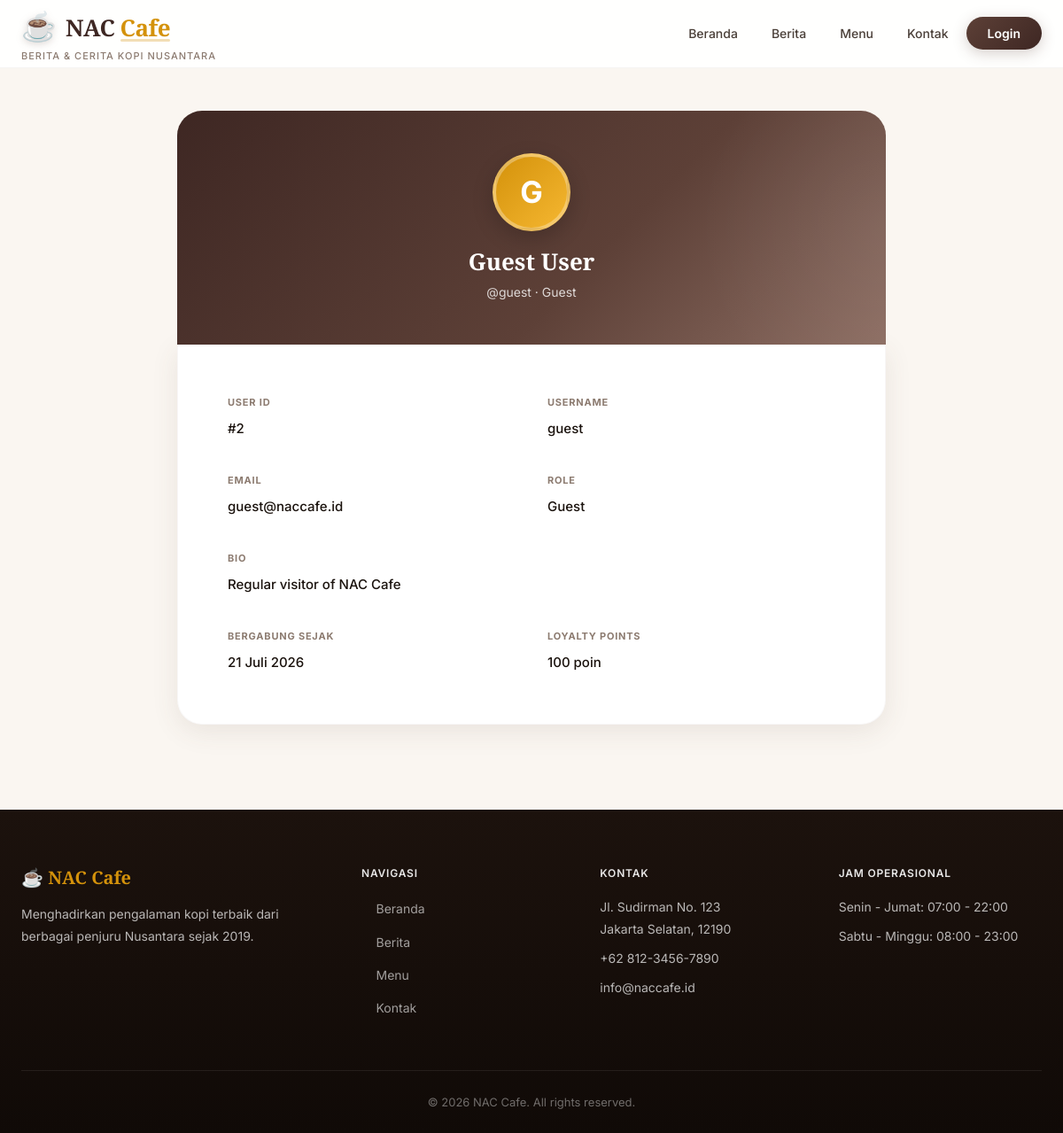
Screenshot of /profile.php?id=2 with the database file from the repository.
### tables this page shows
CREATE TABLE IF NOT EXISTS `users` (
    `id` INT AUTO_INCREMENT PRIMARY KEY,
    `username` VARCHAR(50) NOT NULL UNIQUE,
    `password` VARCHAR(255) NOT NULL,
    `email` VARCHAR(100),
    `full_name` VARCHAR(100),
    `role` VARCHAR(20) DEFAULT 'guest',
    `avatar` VARCHAR(255) DEFAULT 'default.png',
    `bio` TEXT,
    `staff_notes` TEXT,
    `loyalty_points` INT DEFAULT 100,
    `created_at` TIMESTAMP DEFAULT CURRENT_TIMESTAMP,
    `updated_at` TIMESTAMP DEFAULT CURRENT_TIMESTAMP ON UPDATE CURRENT_TIMESTAMP
);

### src/includes/functions.php (called while the page is built, shortened)
<?php
function safe_output($str) {
    return htmlspecialchars($str, ENT_QUOTES, 'UTF-8');
}
function format_date($date) {
    $months = [
        1 => 'Januari', 2 => 'Februari', 3 => 'Maret', 4 => 'April',
        5 => 'Mei', 6 => 'Juni', 7 => 'Juli', 8 => 'Agustus',
        9 => 'September', 10 => 'Oktober', 11 => 'November', 12 => 'Desember'
    ];
    $ts = strtotime($date);
    $day = date('d', $ts);
    $month = $months[(int)date('m', $ts)];
    $year = date('Y', $ts);
    return "$day $month $year";
}

### src/profile.php (the view, shortened to what this page needs)
<?php
require_once __DIR__ . '/includes/functions.php';
if (isset($_GET['id'])) {
    $user_id = (int)$_GET['id'];
} elseif (is_logged_in()) {
    $user_id = $_SESSION['user_id'];
} else {
    header('Location: /login.php');
    exit;
}
$stmt = $pdo->prepare("SELECT id, username, email, full_name, role, bio, staff_notes, loyalty_points, created_at FROM users WHERE id = ?");
$stmt->execute([$user_id]);
$user = $stmt->fetch();
require_once __DIR__ . '/includes/header.php';
?>
<div class="container">
    <div class="profile-container">
        <div class="profile-header">
            <div class="profile-avatar">
                <?= strtoupper(substr($user['full_name'], 0, 1)) ?>
            </div>
            <h2><?= safe_output($user['full_name']) ?></h2>
            <p>@<?= safe_output($user['username']) ?> · <?= safe_output(ucfirst($user['role'])) ?></p>
        </div>
        <div class="profile-body">
            <div class="profile-info">
                <div class="profile-field">
                    <label>User ID</label>
                    <span>#<?= $user['id'] ?></span>
                </div>
                <div class="profile-field">
                    <label>Username</label>
                    <span><?= safe_output($user['username']) ?></span>
                </div>
                <div class="profile-field">
                    <label>Email</label>
                    <span><?= safe_output($user['email']) ?></span>
                </div>
                <div class="profile-field">
                    <label>Role</label>
                    <span><?= safe_output(ucfirst($user['role'])) ?></span>
                </div>
                <div class="profile-field" style="grid-column: 1 / -1;">
                    <label>Bio</label>
                    <span><?= safe_output($user['bio'] ?: 'Belum ada bio.') ?></span>
                </div>
                <div class="profile-field">
                    <label>Bergabung Sejak</label>
                    <span><?= format_date($user['created_at']) ?></span>
                </div>
                <div class="profile-field">
                    <label>Loyalty Points</label>
                    <span><?= number_format($user['loyalty_points']) ?> poin</span>
                </div>
            </div>
        </div>
    </div>
</div>
<?php require_once __DIR__ . '/includes/footer.php'; ?>

### src/assets/css/style.css (style rules this page uses)
:root { --primary: #5D4037; --primary-dark: #3E2723; --primary-light: #8D6E63; --primary-rgb: 93, 64, 55; --accent: #D4920B; --accent-light: #F5B731; --accent-dark: #B07A09; --accent-rgb: 212, 146, 11; --bg-cream: #FAF6F1; --bg-warm: #F5EDE4; --bg-white: #FFFFFF; --bg-dark: #1C120D; --bg-dark-card: #2A1F18; --text-dark: #1A120D; --text-body: #4A3F38; --text-light: #8C7B70; --text-white: #FFFFFF; --border: #E8DDD3; --border-light: #F0E8DE; --shadow-xs: 0 1px 3px rgba(var(--primary-rgb), 0.04); --shadow: 0 2px 12px rgba(var(--primary-rgb), 0.06); --shadow-md: 0 8px 30px rgba(var(--primary-rgb), 0.1); --shadow-lg: 0 16px 50px rgba(var(--primary-rgb), 0.14); --shadow-xl: 0 24px 60px rgba(var(--primary-rgb), 0.18); --shadow-accent: 0 6px 24px rgba(var(--accent-rgb), 0.25); --radius: 10px; --radius-md: 14px; --radius-lg: 20px; --radius-xl: 28px; --transition: 0.3s cubic-bezier(0.4, 0, 0.2, 1); --transition-slow: 0.5s cubic-bezier(0.4, 0, 0.2, 1); --max-width: 1200px; --header-height: 76px; --font-sans: 'Inter', -apple-system, BlinkMacSystemFont, 'Segoe UI', sans-serif; --font-serif: 'Playfair Display', Georgia, 'Times New Roman', serif; }
*, *::before, *::after { margin: 0; padding: 0; box-sizing: border-box; }
html { scroll-behavior: smooth; font-size: 16px; -webkit-font-smoothing: antialiased; -moz-osx-font-smoothing: grayscale; }
body { font-family: var(--font-sans); background: var(--bg-cream); color: var(--text-body); line-height: 1.7; min-height: 100vh; display: flex; flex-direction: column; overflow-x: hidden; }
h1, h2, h3, h4, h5 { font-family: var(--font-serif); color: var(--text-dark); line-height: 1.25; font-weight: 700; }
.container { width: 100%; max-width: var(--max-width); margin: 0 auto; padding: 0 24px; }
.profile-container { max-width: 800px; margin: 0 auto; animation: fadeInUp 0.6s ease both; }
.profile-header { background: linear-gradient(135deg, var(--primary-dark) 0%, var(--primary) 60%, var(--primary-light) 100%); color: white; padding: 48px 40px; border-radius: var(--radius-xl) var(--radius-xl) 0 0; text-align: center; position: relative; overflow: hidden; }
.profile-header::before { content: ''; position: absolute; top: -50%; right: -30%; width: 60%; height: 200%; background: radial-gradient(circle, rgba(255,255,255,0.05), transparent 60%); }
.profile-header h2 { color: white; margin-bottom: 6px; font-size: 26px; }
.profile-header p { opacity: 0.8; font-size: 14px; }
.profile-avatar { width: 88px; height: 88px; border-radius: 50%; background: linear-gradient(135deg, var(--accent), var(--accent-light)); display: flex; align-items: center; justify-content: center; margin: 0 auto 18px; font-size: 34px; color: white; border: 4px solid rgba(255,255,255,0.3); box-shadow: 0 8px 24px rgba(0,0,0,0.2); font-weight: 700; }
.profile-body { background: var(--bg-white); padding: 40px; border-radius: 0 0 var(--radius-xl) var(--radius-xl); box-shadow: var(--shadow-md); border: 1px solid rgba(var(--primary-rgb), 0.04); border-top: none; }
.profile-info { display: grid; grid-template-columns: 1fr 1fr; gap: 4px; }
.profile-field { padding: 16px; border-radius: var(--radius); transition: background var(--transition); }
.profile-field label { display: block; font-size: 11px; font-weight: 700; color: var(--text-light); text-transform: uppercase; letter-spacing: 0.8px; margin-bottom: 6px; }
.profile-field span { font-size: 15px; color: var(--text-dark); font-weight: 500; }

### rows the page displays
users: full_name "G", full_name "Guest User", username "guest", role "Guest", id "2", email "guest@naccafe.id", bio "Regular visitor of NAC Cafe", created_at "21 Juli 2026", loyalty_points "100"
